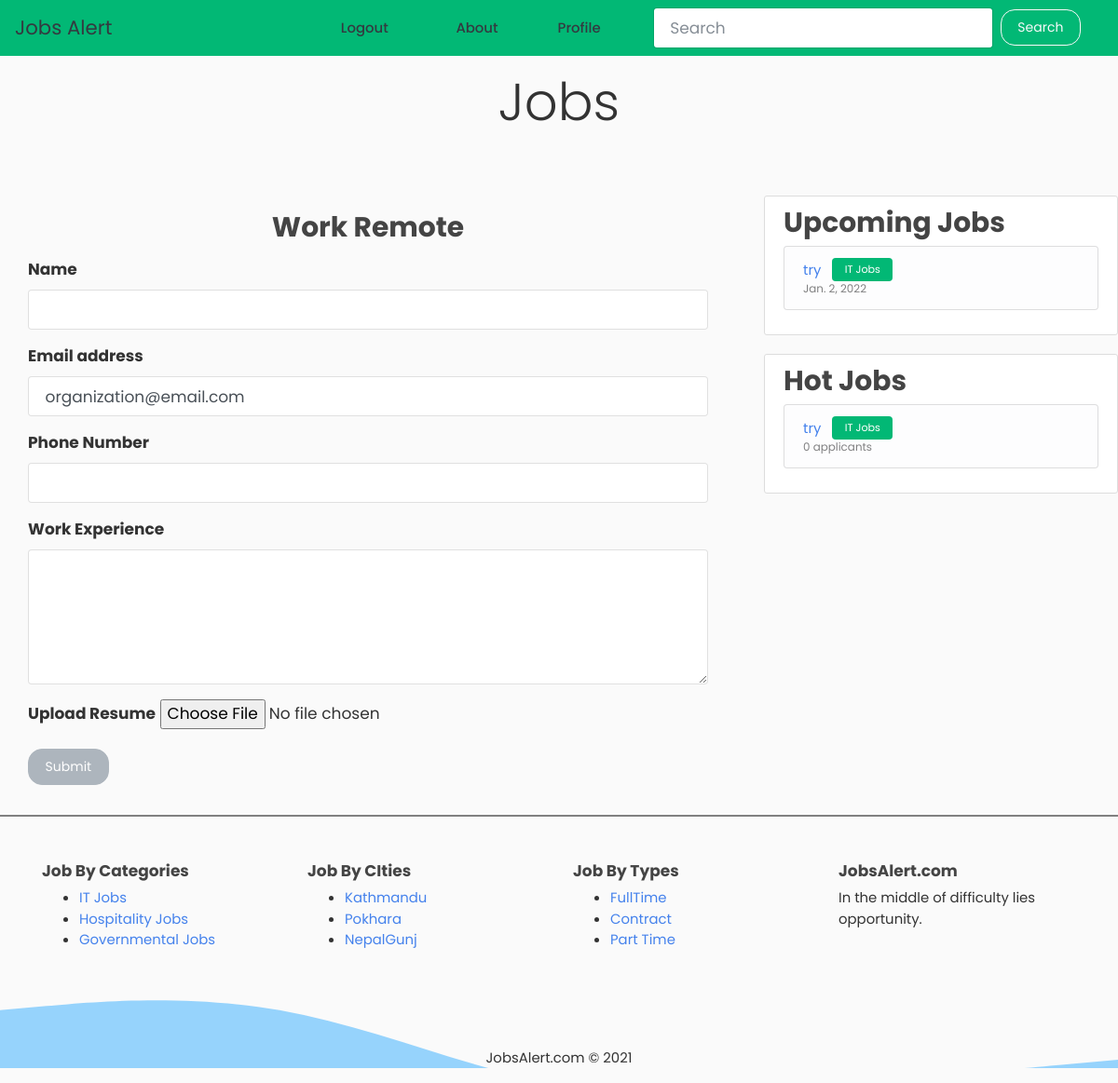
Page /post/11/job_apply/ (signed in) on the earlier database version.
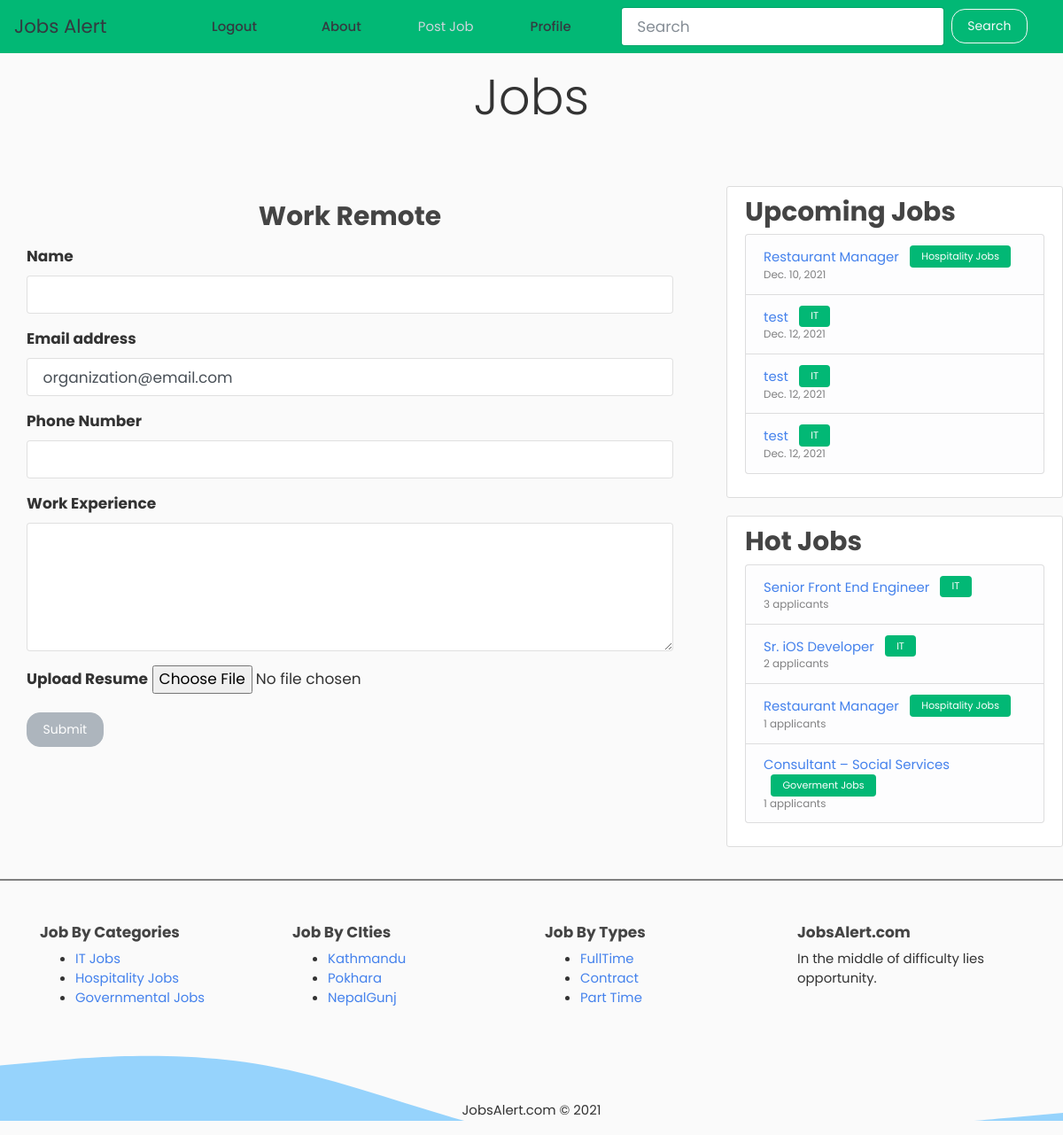
Same page on the later database version.
### blog/models.py (models this page shows, shortened)
class Post(models.Model):
    title = models.CharField(max_length=100)
    content = models.TextField()
    category = models.ForeignKey(
        Category,
        on_delete=models.SET_NULL,
        related_name='posts',
        related_query_name='posts',
        null=True,
    )
    date_posted = models.DateTimeField(default=timezone.now)
    author = models.ForeignKey(User, on_delete=models.CASCADE)
    due_date = models.DateField(help_text="format (YYYY-MM-dd)")

class Category(models.Model):
    category_name = models.CharField(max_length = 50, verbose_name='Category Name')
    image = models.ImageField(upload_to='category_images/', null=True, blank=True)
    def __str__(self):
        return self.category_name

### blog/views.py (the view, shortened to what this page needs)
# urls.py: path('post/<int:pk>/job_apply/', views.job_apply, name='job-apply'),
@login_required(login_url='/login')
def job_apply(request, pk):
    context = {
        'profile_email' : request.user.email,
        'profile_username' : request.user.username
    }
    return render(request, 'blog/job_apply.html', context)

### blog/context_processors.py (called while the page is built)
def get_latest_jobs(request):
    posts = Post.objects.filter(due_date__gte=timezone.now()).order_by('due_date')[:4]
    return {
        'hot_box_posts': posts
    }

def get_hot_jobs(request):
    posts = Post.objects.annotate(
                num_applicants=Count('job_applications')
            ).order_by('-num_applicants')[:4]
    return {
        'hot_box_posts_second': posts
    }

### blog/templates/blog/job_apply.html (shortened to what this page needs)
{% extends "blog/base.html" %} {% block content %}
<div class="container my-3">
  <center><h3>Work Remote</h3></center>
  <form action="" method="post" enctype="multipart/form-data">
    <div class="form-group my-3">
      <label class="font-weight-bold" for="name">Name</label>
      <input
        type="text"
        class="form-control"
        id="name"
        name="name"
        aria-describedby="name"
        required
      />
    </div>
    <div class="form-group">
      <label class="font-weight-bold" for="email">Email address</label>
      <input
        type="email"
        class="form-control"
        id="email"
        name="email"
        aria-describedby="emailHelp"
        value="{{profile_email}}"
        required
      />
    </div>
    <div class="form-group">
      <label class="font-weight-bold" for="phone">Phone Number</label>
      <input
        type="phone"
        class="form-control"
        id="phone"
        name="phone"
        required
      />
    </div>
    <div class="form-group">
      <label class="font-weight-bold" for="content">Work Experience </label>
      <textarea
        class="form-control"
        name="wexperience"
        id="wexperience"
        cols="30"
        rows="5"
        required
      ></textarea>
    </div>
    <div class="form-group">
      <label class="font-weight-bold" for="phone">Upload Resume</label>
      <input type="file" name="myfile" required />
    </div>
    <button type="submit" class="btn btn-secondary">Submit</button>
  </form>
</div>
{% endblock content %}

### blog/templates/blog/base.html (shortened to what this page needs)
{% load static %}
{% load humanize %}
<!DOCTYPE html>
<html lang="en">
<head>
  <link rel="stylesheet" href="{% static 'css/bootstrap.min.css' %}">
  <link rel="stylesheet" href="{% static 'css/style.css' %}">
  <link rel="stylesheet" type="text/css" href="{% static 'blog/main.css' %}">
</head>
<body>
  {% include 'blog/navbar.html' %}
  <main role="main">
  <div style="height:150px">
  <p class=" text-center py-3 display-4" style="font-family: 'Pacifico', cursive; !important">{{request.GET.category.upper}}Jobs</p>
  </div>
    <div class="row">
      <div class="col-md-8">
      <div class="container">
      {% block content %}{% endblock %}
      </div>
      </div>
      <div class="col-md-4" id="Sidebar">
        <div class="content-section">
          <h3>Upcoming Jobs</h3>
          <ul class="list-group">
            {% for job in hot_box_posts %}
              <li class="list-group-item list-group-item-light" >
              <a class="" href="{% url 'post-detail' job.id %}">{{ job.title }}</a>
              <span class="ml-2 badge badge-success">{{job.category}}</span>
              <div class="small">{{job.due_date}}</div>
              </li>
            {% endfor %}
          </ul>
        </div>
        <div class="content-section">
          <h3>Hot Jobs</h3>
          <ul class="list-group">
            {% for job in hot_box_posts_second %}
              <li class="list-group-item list-group-item-light" >
              <a class="" href="{% url 'post-detail' job.id %}">{{ job.title }}</a>
              <span class="ml-2 badge badge-success">{{job.category}}</span>
              <div class="small">{{job.num_applicants}} applicants</div>
              </li>
            {% endfor %}
          </ul>
        </div>
      </div>
    </div>
    <hr style="border:1px solid grey;" class="mb-5"/>
    <footer class="footer-light footer-light-expand-md" style="background: url('{% static 'images/wave.svg' %}');background-size: cover;">
            <div class="container">
            <div class="row" style="min-height:200px;">
                <div class="col-md-3 item">
                    <h3 class="h6">Job By Categories</h3>
                    <ul>
                        <li><a href="{% url 'blog-home' %}?category=it">IT Jobs</a></li>
                        <li><a href="{% url 'blog-home' %}?category=hospitality">Hospitality Jobs</a></li>
                        <li><a href="{% url 'blog-home' %}?category=governmental">Governmental Jobs</a></li>
                    </ul>
                </div>
                <div class="col-md-3 item">
                    <h3 class="h6">Job By CIties</h3>
                    <ul>
                        <li><a href="#">Kathmandu</a></li>
                        <li><a href="#">Pokhara</a></li>
                        <li><a href="#">NepalGunj</a></li>
                    </ul>
                </div>
                <div class="col-md-3 item">
                    <h3 class="h6">Job By Types</h3>
                    <ul>
                        <li><a href="#">FullTime</a></li>
                        <li><a href="#">Contract</a></li>
                        <li><a href="#">Part Time</a></li>
                    </ul>
                </div>
                <div class="col-md-3 item text">
                    <h3 class="h6">JobsAlert.com</h3>
                    <p>In the middle of difficulty lies opportunity.</p>
                </div>
                <div class="col item social"></div>
            </div>
            </div>
            <p class="copyright text-center">JobsAlert.com © 2021</p>
    </footer>
  </main>
</body>
</html>

Differences in the rows shown:
removed Post: title "try", category "IT Jobs", due_date "Jan. 2, 2022", num_applicants "0"
added Post: title "Restaurant Manager", category "Hospitality Jobs", due_date "Dec. 10, 2021", num_applicants "1"
added Post: title "test", category "IT", due_date "Dec. 12, 2021", shown under "Upcoming Jobs"
added Post: title "test", category "IT", due_date "Dec. 12, 2021", shown under "Upcoming Jobs"
added Post: title "test", category "IT", due_date "Dec. 12, 2021", shown under "Upcoming Jobs"
added Post: title "Senior Front End Engineer", category "IT", num_applicants "3", shown under "Hot Jobs"
added Post: title "Sr. iOS Developer", category "IT", num_applicants "2", shown under "Hot Jobs"
added Post: title "Consultant – Social Services", category "Goverment Jobs", num_applicants "1", shown under "Hot Jobs"
Other differences:
text now shown: "Post Job"
